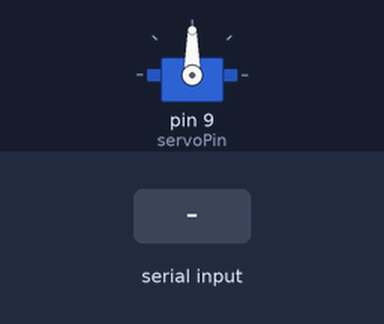
The sketch below on a simulated Arduino Uno, built with avr-gcc and run on an emulated ATmega328P. On the bench: servo. Inputs (shaded band) come from the test bench.

Above: at 1.2 s.
1.3 s: byte 30 received over Serial
At 2.4 s:
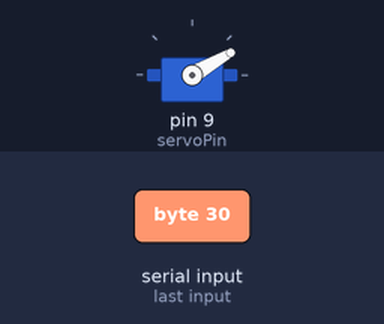
2.8 s: byte 120 received over Serial
At 3.6 s:
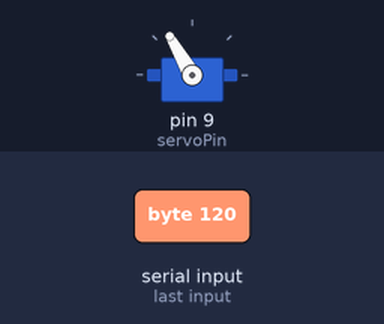
Timing chart, 0 to 5.8 s (numbered marks = the images above; inputs shaded):
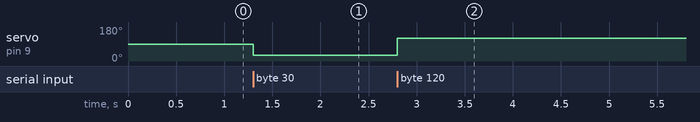

Measured:
- after the input at 1.3 s, servo on pin 9 (servoPin): 90° → 30° at once
- after the input at 2.8 s, servo on pin 9 (servoPin): 30° → 120° at once

The sketch:

bombs.ino
```cpp
/*
  Manesha Ramesh
  Bombs
*/

#include <Servo.h>
const int servoPin = 9;      // the pin that the servo is attached to
Servo myservo;

void setup() {
  // initialize the serial communication:
  Serial.begin(9600);
  // initialize the servoPin as an output:

  myservo.attach(servoPin);
}

void loop() {
  int angle;

  // check if data has been sent from the computer:
  if (Serial.available()) {
    // read the most recent byte (which will be from -90 to 90):
    angle = Serial.read();
    // set the angle of the servo
    myservo.write(angle);
  }

}
```
